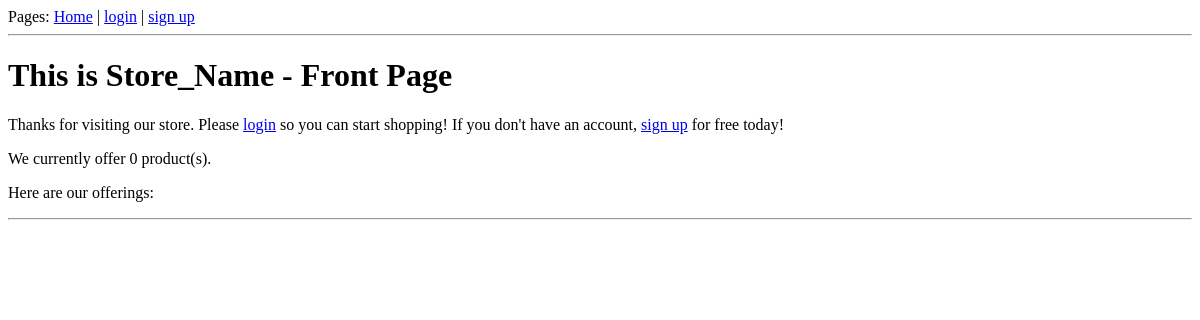
The app's page /, older data.
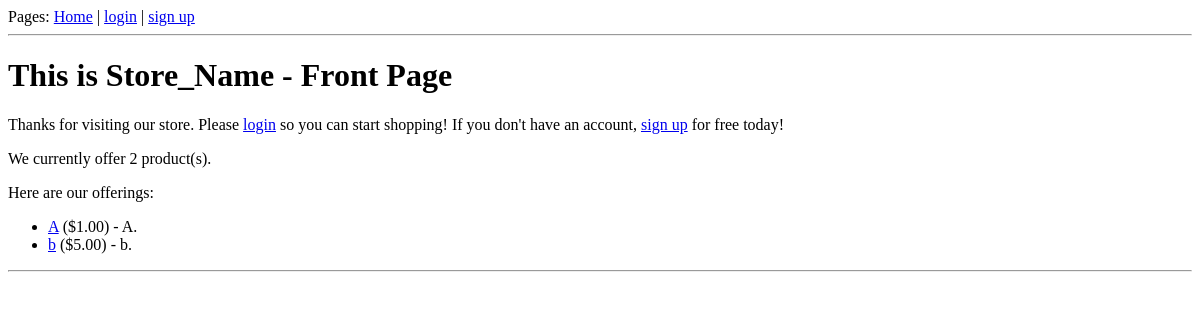
The same page, newer data.
### StoreDB/models.py (models this page shows, shortened)
class Product(models.Model):
    name = models.CharField(max_length=100)
    desc = models.CharField(max_length=1000)
    unit_price = models.DecimalField(max_digits=8, decimal_places=2)
    date_added = models.DateField()

### OGHW/views.py (the view)
# urls.py: url(r'^$', 'frontpage'),                            # Front Page
def frontpage(request):                 # Basic landing page, changes depending on login
    user = request.user
    store = {'name':  'Store_Name', 'motto': 'Store_Motto'}
    products = Product.objects.all()
    c = {'user': user, 'store': store, 'product_list': products}
    return render(request, 'frontpage.html', c)

### OGHW/templates/frontpage.html (shortened to what this page needs)
{% extends "base.html" %}
{% block page %} Front Page {% endblock %}
{% block content %}
<p> We currently offer {{ product_list|length }} product(s). </p>
Here are our offerings:
<ul>
{% for product in product_list %}
    <li><a href=/product_page/{{ product.id }}/>{{ product.name }}</a> (${{ product.unit_price }}) - {{ product.desc }}.</li>
{% endfor %}
</ul>
{% endblock %}

Row changes from the older to the newer data that the page shows:
added Product: name "A", unit_price "1.00", desc "A"
added Product: name "b", unit_price "5.00", desc "b"
Text that changed along with them:
{{ product_list|length }}: "0" → "2"
